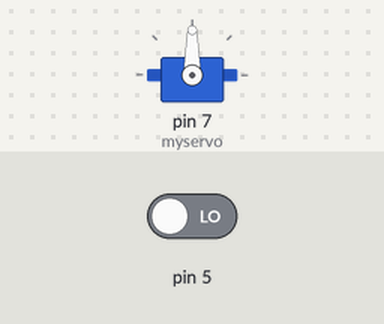
A sketch run on a simulated Arduino Uno, built with avr-gcc and run on an emulated ATmega328P. Shown: servo. The inputs (shaded band) are chosen by the test bench; at power-on: pin 5 LOW.

Above: at 1.2 s.
1.3 s: pin 5 driven HIGH
At 2.2 s:
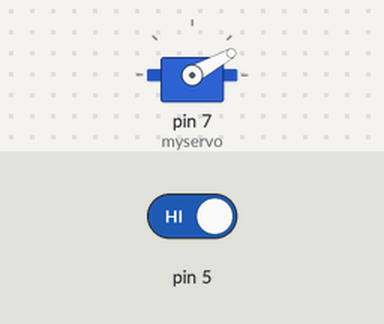
4.3 s: pin 5 driven LOW
At 4.51 s:
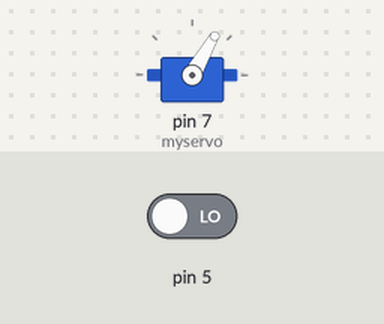
At 6.9 s:
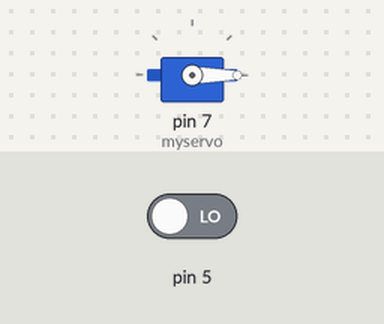
Timing chart, 0 to 8.4 s (numbered marks = the images above; inputs shaded):
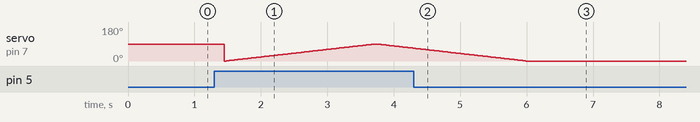

The sketch:

proyecto.ino
```cpp
//RST           D9
//SDA(SS)      D10
//MOSI         D11
//MISO         D12
//SCK          D13

#include <SPI.h>
#include <MFRC522.h>
#include <Servo.h>

Servo myservo;  // create servo object to control a servo
String Ids[] = {"1159814227", "11516811727", "38314327", "99196827"};
const int RST_PIN = 9;            // Pin 9 para el reset del RC522
const int SS_PIN = 10;            // Pin 10 para el SS (SDA) del RC522
MFRC522 mfrc522(SS_PIN, RST_PIN);   // Crear instancia del MFRC522
String ID_Tarjeta ;
int pos = 0;
void printArray(byte *buffer, byte bufferSize) {
  for (byte i = 0; i < bufferSize; i++) {
    //Serial.print(buffer[i] < 0x10 ? " 0" : " ");
    ID_Tarjeta += (String)buffer[i];
    //Serial.print(buffer[i]);

  }
  for (int i = 0; i < 4; i++) {
    if (ID_Tarjeta == Ids[i]) {

      Serial.println(ID_Tarjeta);
      servo();
      break;
    }

  }

}
void servo() {

  for (pos = 0; pos <= 90; pos += 1) {
    // in steps of 1 degree
    myservo.write(pos);
    delay(25);
  }
  for (pos = 90; pos >= 0; pos -= 1) {
    myservo.write(pos);
    delay(25);
  }

}
void setup()
{
  myservo.attach(7); // puerto servo
  Serial.begin(9600);      //Inicializa la velocidad de Serial
  SPI.begin();         //Función que inicializa SPI
  mfrc522.PCD_Init();     //Función  que inicializa RFID
}

void loop()
{
  // Detectar tarjeta
  if (mfrc522.PICC_IsNewCardPresent())
  {
    if (mfrc522.PICC_ReadCardSerial())
    {

      printArray(mfrc522.uid.uidByte, mfrc522.uid.size);

      // Finalizar lectura actual
      mfrc522.PICC_HaltA();
    }
  }

  if (digitalRead(5)) {
    servo();
  }
  ID_Tarjeta = "";
  delay(250);
}
```

Measured:
- after the input at 4.3 s, servo on pin 7 (myservo): goes on until 6.0 s, then stays 0°
